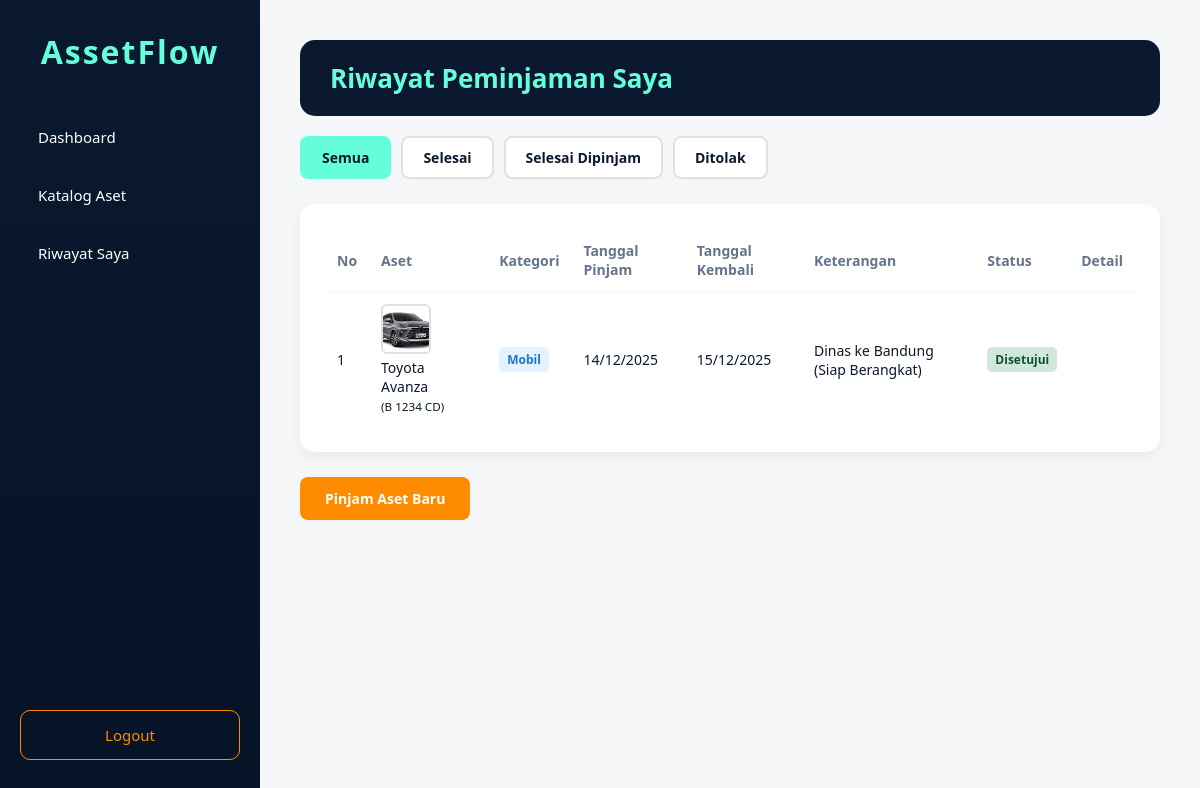
Page /riwayat_saya.php (signed in) on the committed database.
### tables this page shows
CREATE TABLE `loans` (
  `id_loan` int(11) NOT NULL,
  `id_user` int(11) NOT NULL,
  `id_aset` int(11) NOT NULL,
  `driver_id` int(11) DEFAULT NULL,
  `tgl_pinjam` date NOT NULL,
  `tgl_kembali` date NOT NULL,
  `jam_keluar` datetime DEFAULT NULL,
  `jam_masuk` datetime DEFAULT NULL,
  `km_awal` int(11) DEFAULT NULL,
  `km_akhir` int(11) DEFAULT NULL,
  `kondisi_mobil` text DEFAULT NULL,
  `keterangan` text NOT NULL,
  `alasan_penolakan` text DEFAULT NULL,
  `status_loan` enum('pending','approved','rejected','on_loan','returned') NOT NULL DEFAULT 'pending'
);

CREATE TABLE `assets` (
  `id_aset` int(11) NOT NULL,
  `nama_aset` varchar(100) NOT NULL,
  `kategori` enum('mobil','elektronik') NOT NULL,
  `plat_nomor` varchar(20) DEFAULT NULL,
  `status_aset` enum('tersedia','maintenance','rusak') NOT NULL DEFAULT 'tersedia',
  `gambar` varchar(255) DEFAULT NULL
);

### riwayat_saya.php (the view, shortened to what this page needs)
<?php
require_once 'database/db.php';
$user_id = $_SESSION['user_id'];
$filter_status = $_GET['status'] ?? 'all';
$query = "SELECT l.*, a.nama_aset, a.kategori, a.plat_nomor, a.gambar
          FROM loans l
          JOIN assets a ON l.id_aset = a.id_aset
          WHERE l.id_user = :user_id";
$query .= " ORDER BY l.tgl_pinjam DESC";
$stmt = $conn->prepare($query);
$stmt->bindParam(':user_id', $user_id);
$stmt->execute();
$riwayat = $stmt->fetchAll();
?>
<!DOCTYPE html>
<html lang="id">
<head>
    <link rel="stylesheet" href="css/style_pegawai.css">
</head>
<body>
    <div class="sidebar">
        <h2>AssetFlow</h2>
        <a href="index.php">Dashboard</a>
        <a href="katalog_aset.php">Katalog Aset</a>
        <a href="riwayat_saya.php" class="active">Riwayat Saya</a>
        <a href="logout.php" class="logout">Logout</a>
    </div>
    <div class="main-content">
        <div class="header">
            <h1>Riwayat Peminjaman Saya</h1>
        </div>
        <div class="filter-section">
            <a href="?status=all" class="filter-btn <?= $filter_status == 'all' ? 'active' : '' ?>">Semua</a>
            <a href="?status=selesai" class="filter-btn <?= $filter_status == 'selesai' ? 'active' : '' ?>">Selesai</a>
            <a href="?status=selesai_dipinjam" class="filter-btn <?= $filter_status == 'selesai_dipinjam' ? 'active' : '' ?>">Selesai Dipinjam</a>
            <a href="?status=ditolak" class="filter-btn <?= $filter_status == 'ditolak' ? 'active' : '' ?>">Ditolak</a>
        </div>
        <div class="card">
            <?php if (empty($riwayat)): ?>
                <div class="empty-state">
                    <p>Tidak ada riwayat peminjaman.</p>
                </div>
            <?php else: ?>
                <table class="data-table">
                    <thead>
                        <tr>
                            <th>No</th>
                            <th>Aset</th>
                            <th>Kategori</th>
                            <th>Tanggal Pinjam</th>
                            <th>Tanggal Kembali</th>
                            <th>Keterangan</th>
                            <th>Status</th>
                            <th>Detail</th>
                        </tr>
                    </thead>
                    <tbody>
                        <?php $no = 1; foreach ($riwayat as $item): ?>
                        <tr>
                            <td><?= $no++ ?></td>
                            <td>
                                <div class="asset-info">
                                    <?php if ($item['gambar']): ?>
                                        <img src="assets/img/<?= htmlspecialchars($item['gambar']) ?>" alt="<?= htmlspecialchars($item['nama_aset']) ?>" class="asset-thumb">
                                    <?php endif; ?>
                                    <span><?= htmlspecialchars($item['nama_aset']) ?></span>
                                    <?php if ($item['plat_nomor']): ?>
                                        <br><small>(<?= htmlspecialchars($item['plat_nomor']) ?>)</small>
                                    <?php endif; ?>
                                </div>
                            </td>
                            <td><span class="badge badge-<?= $item['kategori'] ?>"><?= ucfirst($item['kategori']) ?></span></td>
                            <td><?= date('d/m/Y', strtotime($item['tgl_pinjam'])) ?></td>
                            <td><?= date('d/m/Y', strtotime($item['tgl_kembali'])) ?></td>
                            <td><?= htmlspecialchars($item['keterangan']) ?></td>
                            <td>
                                <?php
                                $status_class = '';
                                $status_text = '';
                                switch($item['status_loan']) {
                                    case 'approved':
                                        $status_class = 'approved';
                                        $status_text = 'Disetujui';
                                        break;
                                }
                                ?>
                                <span class="badge badge-<?= $status_class ?>"><?= $status_text ?></span>
                            </td>
                            <td>
                            </td>
                        </tr>
                        <?php endforeach; ?>
                    </tbody>
                </table>
            <?php endif; ?>
        </div>
        <div class="quick-actions">
            <a href="katalog_aset.php" class="btn btn-primary">Pinjam Aset Baru</a>
        </div>
    </div>
</body>
</html>

### css/style_pegawai.css (style rules this page uses)
* { margin: 0; padding: 0; box-sizing: border-box; font-family: "Segoe UI", Tahoma, sans-serif; }
body { background-color: #F4F6F8; color: #0A192F; }
.sidebar { position: fixed; top: 0; left: 0; width: 260px; height: 100vh; background: linear-gradient(180deg, #0A192F, #071326); padding: 30px 20px; display: flex; flex-direction: column; z-index: 1000; }
.sidebar h2 { color: #64FFDA; font-size: 32px; text-align: center; margin-bottom: 40px; letter-spacing: 2px; }
.sidebar a { color: #FFFFFF; text-decoration: none; padding: 14px 18px; margin-bottom: 10px; border-radius: 10px; font-size: 15px; display: block; transition: 0.3s; }
.sidebar .logout { margin-top: auto; border: 1px solid #FF8C00; color: #FF8C00; text-align: center; }
.main-content { margin-left: 260px; padding: 40px; }
h1 { color: #64FFDA; background-color: #0A192F; padding: 20px 30px; border-radius: 15px; margin-bottom: 20px; font-size: 26px; }
h2 { font-size: 18px; color: #0A192F; margin-bottom: 15px; margin-top: 0; }
.card { background: #FFFFFF; padding: 25px; border-radius: 15px; box-shadow: 0 5px 15px rgba(0,0,0,0.05); margin-bottom: 25px; }
.data-table { width: 100%; border-collapse: collapse; }
.data-table th, .data-table td { padding: 12px; text-align: left; border-bottom: 1px solid #F1F5F9; font-size: 14px; }
.data-table th { color: #64748B; font-weight: 600; }
.data-table tr:last-child td { border-bottom: none; }
.badge { padding: 4px 8px; border-radius: 5px; font-size: 12px; font-weight: 600; display: inline-block; }
.badge-mobil { background: #e3f2fd; color: #1976d2; }
.badge-approved { background: #d1e7dd; color: #0f5132; }
.filter-section { margin-bottom: 25px; display: flex; gap: 10px; flex-wrap: wrap; }
.filter-btn { padding: 10px 20px; background-color: #FFFFFF; color: #0A192F; text-decoration: none; border-radius: 8px; border: 2px solid #e0e0e0; font-weight: 600; font-size: 14px; transition: 0.2s; }
.filter-btn.active { background-color: #64FFDA; color: #0A192F; border-color: #64FFDA; }
.btn { display: inline-block; padding: 10px 20px; border-radius: 8px; text-decoration: none; font-size: 14px; font-weight: 600; border: none; cursor: pointer; transition: opacity 0.2s; text-align: center; }
.btn-primary { background-color: #FF8C00; color: white; }
.quick-actions { display: flex; gap: 15px; margin-bottom: 40px; flex-wrap: wrap; }
.quick-actions a { padding: 12px 25px; border-radius: 8px; text-decoration: none; font-weight: 600; font-size: 14px; color: #fff; transition: opacity 0.2s; }
.quick-actions .btn-primary { background-color: #FF8C00; }
.asset-thumb { width: 50px; height: 50px; object-fit: cover; border-radius: 6px; border: 2px solid #e0e0e0; }

### rows in the picture
loans: id_aset.gambar (picture), id_aset.nama_aset "Toyota Avanza", id_aset.plat_nomor "B 1234 CD", id_aset.kategori "Mobil", tgl_pinjam "14/12/2025", tgl_kembali "15/12/2025", keterangan "Dinas ke Bandung (Siap Berangkat)", status_loan "Disetujui"
